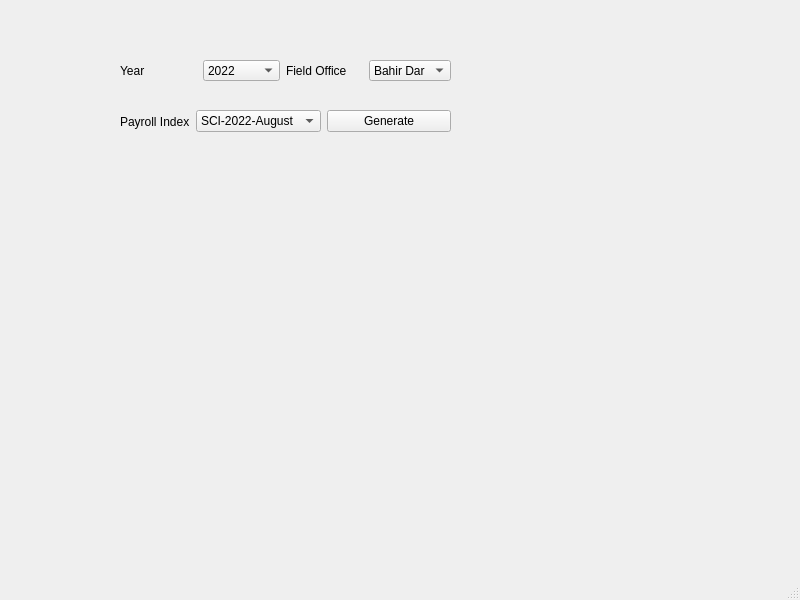
<?xml version="1.0" encoding="UTF-8"?>
<ui version="4.0">
 <class>MainWindow</class>
 <widget class="QMainWindow" name="MainWindow">
  <property name="geometry">
   <rect>
    <x>0</x>
    <y>0</y>
    <width>800</width>
    <height>600</height>
   </rect>
  </property>
  <property name="windowTitle">
   <string>MainWindow</string>
  </property>
  <widget class="QWidget" name="centralwidget">
   <widget class="QWidget" name="">
    <property name="geometry">
     <rect>
      <x>120</x>
      <y>60</y>
      <width>331</width>
      <height>21</height>
     </rect>
    </property>
    <layout class="QHBoxLayout" name="horizontalLayout">
     <item>
      <widget class="QLabel" name="label">
       <property name="text">
        <string>Year</string>
       </property>
      </widget>
     </item>
     <item>
      <widget class="QComboBox" name="comboBox">
       <item>
        <property name="text">
         <string>2022</string>
        </property>
       </item>
      </widget>
     </item>
     <item>
      <widget class="QLabel" name="label_2">
       <property name="text">
        <string>Field Office</string>
       </property>
      </widget>
     </item>
     <item>
      <widget class="QComboBox" name="comboBox_2">
       <item>
        <property name="text">
         <string>Bahir Dar</string>
        </property>
       </item>
      </widget>
     </item>
    </layout>
   </widget>
   <widget class="QWidget" name="">
    <property name="geometry">
     <rect>
      <x>120</x>
      <y>110</y>
      <width>331</width>
      <height>23</height>
     </rect>
    </property>
    <layout class="QHBoxLayout" name="horizontalLayout_3">
     <item>
      <layout class="QHBoxLayout" name="horizontalLayout_2">
       <item>
        <widget class="QLabel" name="label_3">
         <property name="text">
          <string>Payroll Index</string>
         </property>
        </widget>
       </item>
       <item>
        <widget class="QComboBox" name="comboBox_3">
         <item>
          <property name="text">
           <string>SCI-2022-August</string>
          </property>
         </item>
        </widget>
       </item>
      </layout>
     </item>
     <item>
      <widget class="QPushButton" name="pushButton">
       <property name="text">
        <string>Generate</string>
       </property>
      </widget>
     </item>
    </layout>
   </widget>
  </widget>
  <widget class="QMenuBar" name="menubar">
   <property name="geometry">
    <rect>
     <x>0</x>
     <y>0</y>
     <width>800</width>
     <height>20</height>
    </rect>
   </property>
  </widget>
  <widget class="QStatusBar" name="statusbar"/>
 </widget>
 <resources/>
 <connections/>
</ui>
